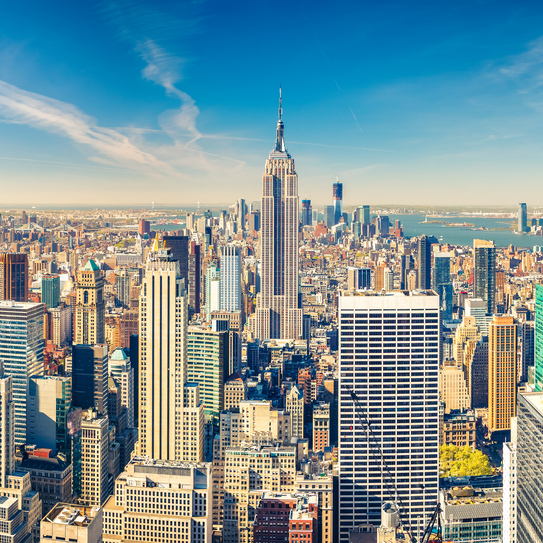
#> input picture Bulanıklaştırma/NYC.jpg, 543 x 543 px
$ python bulanik.py
#> lines starting #> are read from the running program, lines starting #| are printed output that depends on the picture; after the words box and inside, x2 and y2 are one past the last pixel; in counts of white or black regions, pixels touching at a corner belong together
import cv2
import matplotlib.pyplot as plt
import numpy as np
import warnings

warnings.filterwarnings("ignore")
#blurring (detayı azaltır,gürültüyü engeller)
img=cv2.imread("NYC.jpg")
#> img is the input picture: shape (543, 543, 3); mean B, G, R 150.2, 146.3, 122.6
img=cv2.cvtColor(img,cv2.COLOR_BGR2RGB)
plt.figure(),plt.imshow(img),plt.axis("off"),plt.title("Orijinal"),plt.show()

"""
ortalama bulanıklaştırma yöntemi
"""
dst2=cv2.blur(img,ksize=(3,3))
plt.figure(),plt.imshow(dst2),plt.axis("off"),plt.title("Ortalama Blur"),plt.show()
"""
gaussian blur
"""
gb=cv2.GaussianBlur(img,ksize=(3,3),sigmaX=7)
plt.figure(),plt.imshow(gb),plt.axis("off"),plt.title("Gauss Blur"),plt.show()
"""
medyan blur
"""
mb=cv2.medianBlur(img,ksize=3)
plt.figure(),plt.imshow(dst2),plt.axis("off"),plt.title("Medyan Blur"),plt.show()

def gaussianNoise(image):
    row,col,ch=image.shape
    mean=0
    var=0.05
    sigma=var**0.5
    gauss=np.random.normal(mean,sigma,(row,col,ch))
    gauss=gauss.reshape(row,col,ch)
    noisy=image+gauss
    return noisy
#içe aktar normalize et
img=cv2.imread("NYC.jpg")
img=cv2.cvtColor(img,cv2.COLOR_BGR2RGB)/255
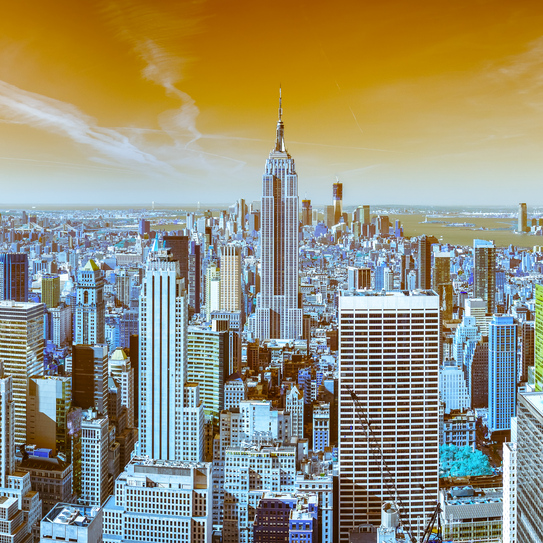
#> img: shape (543, 543, 3) float64; mean B, G, R 0.481, 0.574, 0.589
plt.figure(),plt.imshow(img),plt.axis("off"),plt.title("orijinal"),plt.show()
gaussianNoisyImage=gaussianNoise(img)
#> in gaussianNoise, `noisy=image+gauss`:
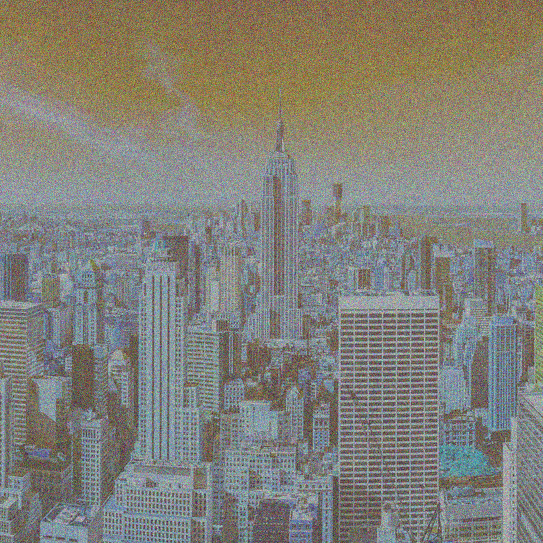
#> noisy: shape (543, 543, 3) float64; mean B, G, R 0.482, 0.574, 0.589; drawn with min black and max white
plt.figure(),plt.imshow(gaussianNoisyImage),plt.axis("off"),plt.title("Gauss Noisy"),plt.show()
#> figure, not shown here; B, G, R data is drawn as R, G, B

#gauss blur
gb2=cv2.GaussianBlur(gaussianNoisyImage,ksize=(3,3),sigmaX=7)
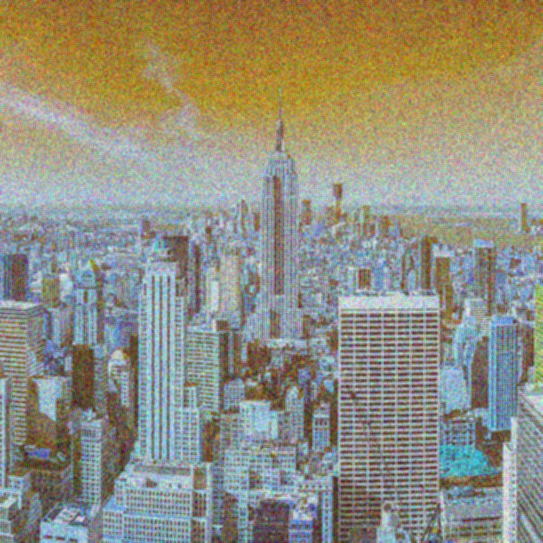
#> gb2: shape (543, 543, 3) float64; mean B, G, R 0.482, 0.574, 0.589; drawn with min black and max white
plt.figure(),plt.imshow(gb2),plt.axis("off"),plt.title("with Gauss Blur"),plt.show()
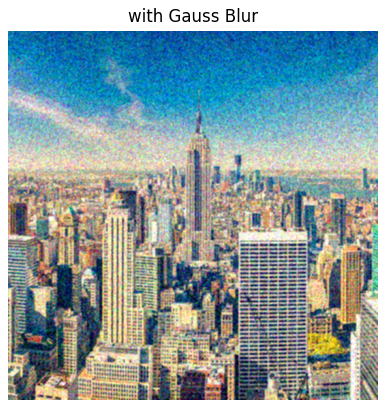
#> figure drawn by matplotlib, 1 panel; B, G, R data is drawn as R, G, B

def saltPepperNoise(image):
    row,col,ch=image.shape
    s_vs_p=0.5
    amount=0.004
    noisy=np.copy(image)

    #salt beyaz
    num_salt=np.ceil(amount * image.size * s_vs_p)
    coords=[np.random.randint(0,i,int(num_salt)) for i in image.shape]
    noisy[tuple(coords)]=255

    #pepper siyah
    num_pepper=np.ceil(amount * image.size * (1-s_vs_p))
    coords=[np.random.randint(0,i,int(num_pepper)) for i in image.shape]
    noisy[tuple(coords)]=0
    return noisy
spImage=saltPepperNoise(img)
#> in saltPepperNoise, `noisy[tuple(coords)]=255`:
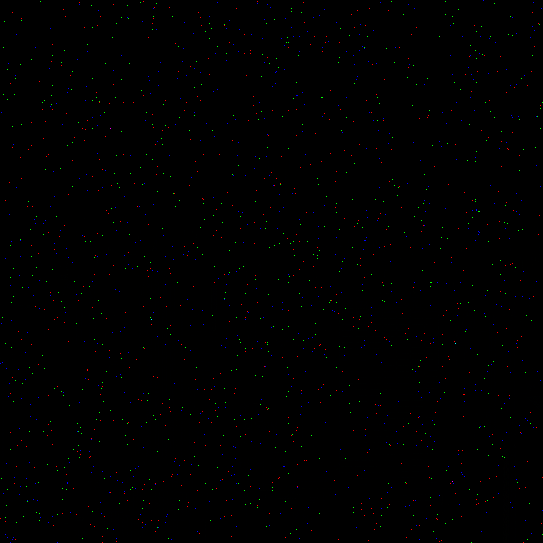
#> noisy: shape (543, 543, 3) float64; 0.6% of pixels changed, all inside (x1, y1, x2, y2) = (0, 0, 543, 543)
plt.figure(),plt.imshow(spImage),plt.axis("off"),plt.title("SP Image"),plt.show()
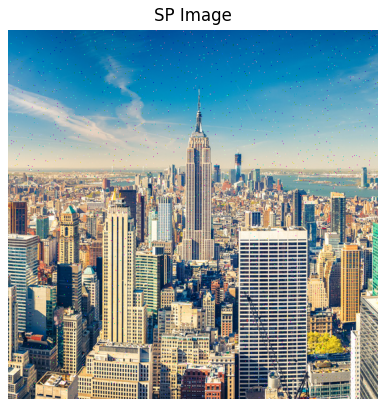
#> figure drawn by matplotlib, 1 panel; B, G, R data is drawn as R, G, B
mb2=cv2.medianBlur(spImage.astype(np.float32),ksize=3)
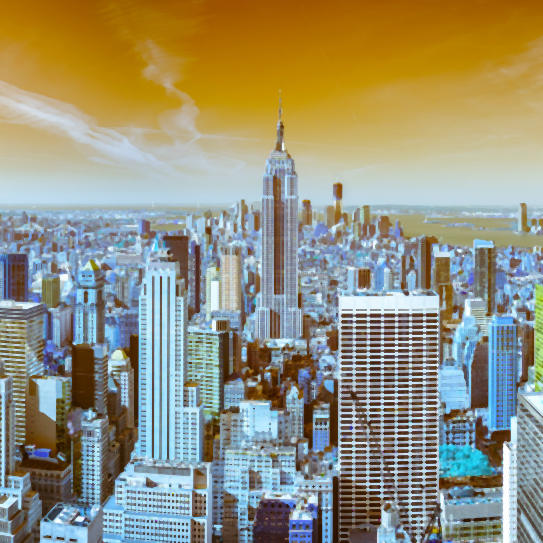
#> mb2: shape (543, 543, 3) float32; mean B, G, R 0.487, 0.576, 0.588
plt.figure(),plt.imshow(mb2),plt.axis("off"),plt.title("with Medyan Blur"),plt.show()
